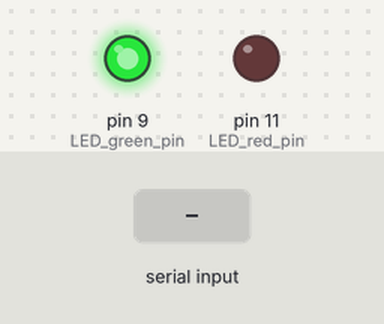
Simulated run of this sketch. Board: Arduino Uno, built with avr-gcc and run on an emulated ATmega328P. Shown: output pins drawn as LEDs (lit = HIGH). The test bench sets the inputs (shaded band).

Above: at 1.2 s.
1.3 s: "OFF" received over Serial
At 3.5 s:
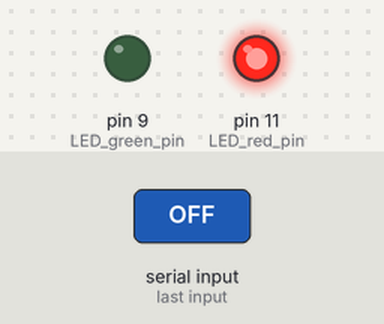
10.3 s: "ON" received over Serial
At 12.7 s:
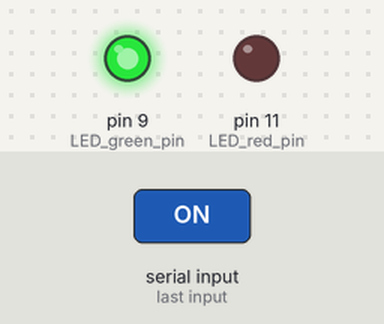
Timing chart, 0 to 13.8 s (numbered marks = the images above; inputs shaded):
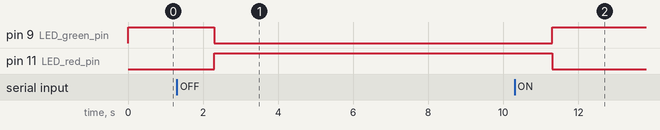

Measured:
- after the input at 1.3 s, pin 9 (LED_green_pin): HIGH → LOW after 1.0 s; pin 11 (LED_red_pin): LOW → HIGH after 1.0 s
- after the input at 10.3 s, pin 9 (LED_green_pin): LOW → HIGH after 1.0 s; pin 11 (LED_red_pin): HIGH → LOW after 1.0 s

The sketch:

Keypad.ino
```cpp
/* @file HelloKeypad.pde
|| @version 1.0
|| @author Alexander Brevig
|| @contact alexanderbrevig@gmail.com
||
|| @description
|| | Demonstrates the simplest use of the matrix Keypad library.
|| #
*/
#include <Keypad.h>

#define LED_green_pin 9
#define LED_red_pin 11

const byte ROWS = 4; //four rows
const byte COLS = 3; //three columns
char keys[ROWS][COLS] = {
  {'1','2','3'},
  {'4','5','6'},
  {'7','8','9'},
  {'*','0','#'}
};
byte rowPins[ROWS] = {5, 4, 3, 2}; //connect to the row pinouts of the keypad
byte colPins[COLS] = {8, 7, 6}; //connect to the column pinouts of the keypad

Keypad keypad = Keypad( makeKeymap(keys), rowPins, colPins, ROWS, COLS );

void setup(){
  Serial.begin(9600);
  pinMode(LED_green_pin, OUTPUT);
  pinMode(LED_red_pin, OUTPUT);
  digitalWrite(LED_green_pin, HIGH);
  digitalWrite(LED_red_pin, LOW);
}

void loop(){

  if (Serial.available() > 0) {
    String msg = Serial.readString();

      if (msg == "ON") {
        digitalWrite(LED_green_pin, HIGH);
        digitalWrite(LED_red_pin, LOW);
      }
      else if (msg == "OFF") {
        digitalWrite(LED_green_pin, LOW);
        digitalWrite(LED_red_pin, HIGH);
      }

  }

  char key = keypad.getKey();

  if (key){
    Serial.println(key);
  }
}
```
